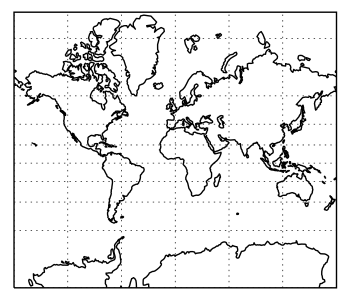

Here is the Python script that generated this plot:
import matplotlib.pyplot as plt
import cartopy.crs as ccrs

plt.figure(figsize=(3.5090701847348473, 3))
ax = plt.axes(projection=ccrs.Mercator())
ax.coastlines(resolution='110m')
ax.gridlines()
